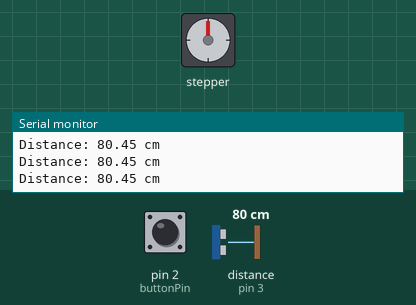
This sketch was run on a simulated Arduino Uno, built with avr-gcc and run on an emulated ATmega328P. On the bench: stepper motor, the last lines printed to the serial monitor. Wiring (inferred from the names in the program): ultrasonic range finder: trigger pin 4; echo pin 3. The test bench sets the inputs (shaded band); at power-on: pin 2 (buttonPin) LOW, distance to the obstacle (sensor on pin 3) 80 cm. The echo pulse lasts 58.3 µs per cm; stepper angles assume 2038 steps per turn.

Above: at 1.2 s.
1.3 s: pin 2 (buttonPin) pulled HIGH for 0.15 s
At 3.1 s:
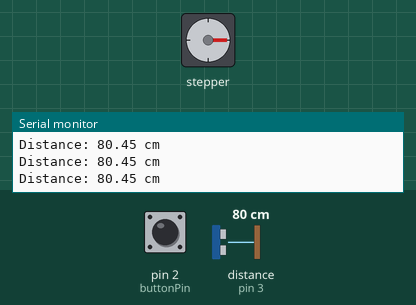
4.4 s: distance to the obstacle (sensor on pin 3) set to 2 cm
7.4 s: pin 2 (buttonPin) pulled HIGH for 1 s
At 7.84 s:
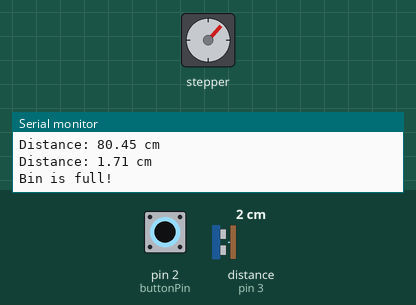
9.9 s: distance to the obstacle (sensor on pin 3) set to 120 cm
15.9 s: pin 2 (buttonPin) pulled HIGH for 0.15 s
At 16.13 s:
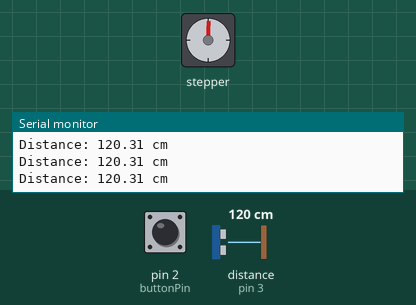
Timing chart, 0 to 18.9 s (numbered marks = the images above; inputs shaded):
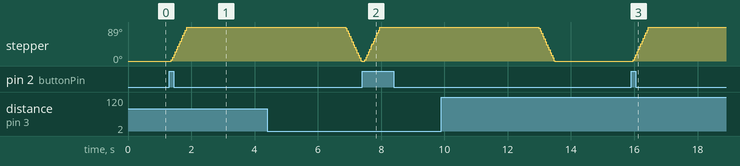

Measured:
- after the input at 1.3 s, stepper: turns 89° clockwise in 0.50 s, starting after 0.07 s
- after the input at 7.4 s, stepper: turns 89° clockwise in 0.50 s, starting after 0.08 s
- after the input at 15.9 s, stepper: turns 89° clockwise in 0.50 s, starting after 0.08 s

The sketch:

smartbinsensors.ino
```cpp
#include <Stepper.h>

const int buttonPin = 2;
const int trigPin = 13;
const int echoPin = 12;
const int trigPin1 = 4;
const int echoPin1 = 3;
const float distanceThreshold = 30;
const int stepsPerRevolution = 2038;
const unsigned long durationThreshold = 2000;
int buttonState = 0;
int motorPosition = 0;

Stepper myStepper = Stepper(stepsPerRevolution, 8, 10, 9, 11);

void setup() {

  Serial.begin(9600);

  pinMode(trigPin, OUTPUT);
  pinMode(echoPin, INPUT);
    pinMode(trigPin1, OUTPUT);
  pinMode(echoPin1, INPUT);

  pinMode(buttonPin, INPUT);

  // Set the motor speed (in RPMs):
  myStepper.setSpeed(30);
}

void loop() {
   digitalWrite(trigPin1, LOW);
  delayMicroseconds(2);
  digitalWrite(trigPin1, HIGH);
  delayMicroseconds(10);
  digitalWrite(trigPin1, LOW);
  float duration1 = pulseIn(echoPin1, HIGH);
  // Calculate the distance in centimeters
  float distance1 = duration1 / 58.0;
   // Print the distance on the serial monitor
  Serial.print("Distance: ");
  Serial.print(distance1);
  Serial.println(" cm");

  // Check if the distance is less than the minimum distance
  if (distance1 < 5) {
    // Print the "bin full" message on the serial monitor
    Serial.println("Bin is full!");
  }

  // Wait for a short delay before taking another measurement
  delay(100);


  buttonState = digitalRead(buttonPin);

  // If the button is pressed:
  if (buttonState == HIGH) {
    // Move the motor by 90 degrees:
    myStepper.step(stepsPerRevolution / 4);
    // Update the motor position:
    motorPosition += 90;
    // Print the current motor position:
    // Wait for a moment:
    delay(5000);
    myStepper.step(-stepsPerRevolution / 4);
    motorPosition -= 90;
  }

}

void us_open(){
  digitalWrite(trigPin, LOW);
  delayMicroseconds(2);
  digitalWrite(trigPin, HIGH);
  delayMicroseconds(10);
  digitalWrite(trigPin, LOW);
  float duration = pulseIn(echoPin, HIGH);
  // Calculate the distance in centimeters
  float distance = duration / 58.0;

  // Print the distance to the serial monitor
  Serial.print("Distance: ");
  Serial.print(distance);
  Serial.println("cm");

  // Check if a person is standing in front of the sensor
  if (distance <= distanceThreshold) {
    // Record the start time
    unsigned long startTime = millis();

    // Keep checking the distance for the duration threshold
    while (millis() - startTime <= durationThreshold) {
      // Measure the distance again
      digitalWrite(trigPin, LOW);
      delayMicroseconds(2);
      digitalWrite(trigPin, HIGH);
      delayMicroseconds(10);
      digitalWrite(trigPin, LOW);

      duration = pulseIn(echoPin, HIGH);
      distance = duration / 58.0;

      // Check if the distance has increased
      if (distance > distanceThreshold) {
        break;
      }

      // Wait for a short period of time
      delay(50);
    }

    // Check if the duration threshold has been met
    if (millis() - startTime > durationThreshold) {
    // Activate the stepper motor
    myStepper.step(stepsPerRevolution / 4);
    // Update the motor position:
    motorPosition += 90;
    // Print the current motor position:
    // Wait for a moment:
    delay(5000);
    myStepper.step(-stepsPerRevolution / 4);
    motorPosition -= 90;

    }
  }
}
```
